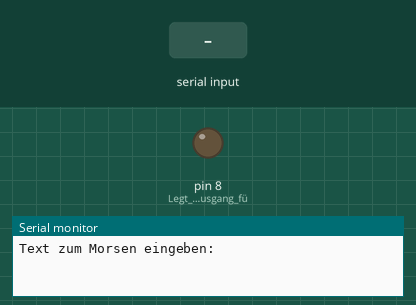
The sketch below on a simulated Arduino Uno, built with avr-gcc and run on an emulated ATmega328P. Parts: output pins drawn as LEDs (lit = HIGH), the last lines printed to the serial monitor. Dashed ring = blinking. Inputs (shaded band) come from the test bench.

Above: at 1.2 s.
1.3 s: ".\n" received over Serial
At 1.65 s:
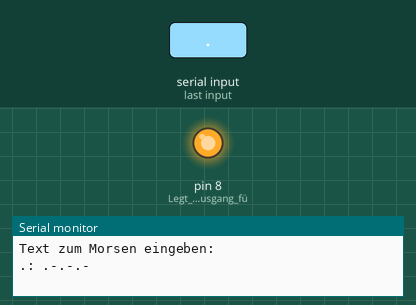
4.3 s: "1\n" received over Serial
At 7.0 s:
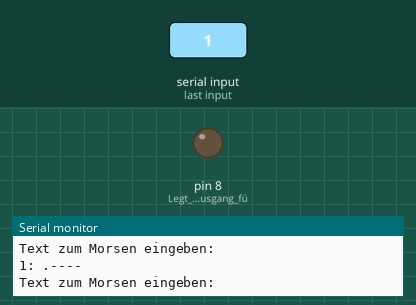
7.3 s: "0\n" received over Serial
At 9.5 s:
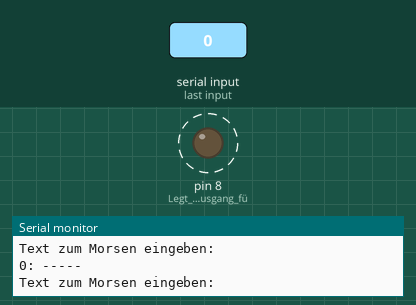
Timing chart, 0 to 11.0 s (numbered marks = the images above; inputs shaded):
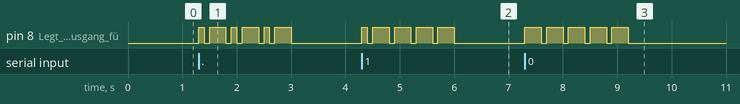

Measured:
- after the input at 1.3 s, pin 8 (Legt_Pin_8_als_Ausgang_fü): LOW → HIGH at once, then repeats every 0.60 s: LOW 0.10 s, HIGH 0.30 s, LOW 0.10 s, HIGH 0.10 s, until it stays LOW from 3.0 s
- after the input at 4.3 s, pin 8 (Legt_Pin_8_als_Ausgang_fü): LOW → HIGH at once, then repeats every 0.40 s: LOW 0.10 s, HIGH 0.30 s, until it stays LOW from 6.0 s
- after the input at 7.3 s, pin 8 (Legt_Pin_8_als_Ausgang_fü): alternates HIGH for 0.30 s and LOW for 0.10 s, 10 changes in all, then stays LOW, starting at once

The sketch:

MorsecodeTranslator.ino
```cpp
// C++ code
//

char buchstaben[] = {'a','b','c','d','e','f','g','h','i','j','k','l','m','n','o','p','q','r','s','t','u','v','w','x','y','z','1','2','3','4','5','6','7','8','9','0','.',',','?'};  // Alphabet-Array
String morse[] = {".-","-...","-.-.", "-..", ".", "..-.","--.","....","..",".---","-.-",".-..","--","-.","---",".--.","--.-",".-.","...","-","..-","...-",".--","-..-","-.--","--..",".----","..---","...--","....-",".....","-....","--...","---..","----.","-----",".-.-.-","--..--","..--.."};  //Morse-Zeichen-Array, gleiche Positionen wie im buchstaben[]-Array


void setup()
{
  pinMode(8, OUTPUT);   //Legt Pin 8 als Ausgang für die LED fest
  Serial.begin(9600);  //legt die Übertragungsgeschwindigkeit in Baud fest (Bits pro Sekunde)
  Serial.println("Text zum Morsen eingeben:");  //Gibt die erste Eingabeaufforderung beim Programmstart aus

}

//Funktionen für die Ausgabe der Morsezeichen
void punkt() //der Punkt-Bestandteil des Buchstaben
{
  digitalWrite(8, HIGH);   //Schaltet die LED ein
  delay(100);             //LED bleibt für 100ms eingeschaltet
  digitalWrite(8, LOW);  //Schaltet die LED wieder aus
}

void strich() //Strich-Bestandteil des Buchstaben
{
  digitalWrite(8, HIGH);
  delay(300);
  digitalWrite(8,LOW);
}


void loop()                                               //Wird ständig wiederholt, damit mehrere Eingaben nacheinander möglich sind
{

  if (Serial.available() > 0)                           //Prüft ob mindestens ein Byte über den Serial-Monitor empfangen wurde
  {

    String eingabe = Serial.readStringUntil('\n');   //Liest die Eingabe bis zum Zeilenumbruch ein und speichert sie als String
    eingabe.toLowerCase();                          //Wandelt alle Großbuchstaben in Kleinbuchstaben um, damit sie mit buchstaben[] verglichen werden können

    int zaehler = 0;                              //Zählt die Positionen der Zeichen im Eingabestring, beginnt bei Index 0

    //Durchläuft den eingegebenen Text Zeichen für Zeichen
    while (zaehler < eingabe.length())  //Wiederholt die Verarbeitung solange das Ende des Eingabestrings nicht erreicht ist

    {
      int position = -1;                            //setzt position auf nicht vorhandene Index-Position um später bei Nicht-Treffer Fehlermeldung ausgeben zu können
      char gesucht = eingabe[zaehler];             //Speichert das aktuelle Zeichen aus der Eingabe in gesucht
      for (int i=0; i < sizeof(buchstaben); i++)  //erstellt Variable i, durchläuft Positionen des Arrays, erhöht i bei jedem Durchlauf
      {
        if (buchstaben[i] == gesucht)           // bestimmt durchzulaufende Liste und vergleicht Buchstaben von aktueller Position mit gesuchtem Buchstaben
        {
          position = i;                       //Verändert Variable position mit der aktuellen Position i
          break;                             //beendet die for-Schleife bei Treffer
        }
      }

      if (position != -1)   //Wenn das Zeichen gefunden wurde, wird der zugehörige Morsecode verarbeitet
      { //Gibt das gefundene Zeichen und seinen Morsecode im Serial-Monitor aus
        Serial.print(gesucht);
        Serial.print(": ");
        Serial.println(morse[position]);  //Gibt den Morsecode von der gleichen Array-Position mit Zeilenumbruch aus

        //Verarbeitet die einzelnen Punkte und Striche des gefundenen Morsecodes
        for (int i=0; i < morse[position].length(); i++)  //morse[position].length()bestimmt wie viele Morsezeichen durchlaufen werden müssen
        {
          if (morse[position][i] == '.')                //Prüft ob das aktuelle Morsezeichen ein Punkt ist
          {
            punkt();                                  //Führt Funktion punkt() aus wenn '.'

          }

          else if (morse[position][i] == '-')
          {
            strich();                           //führt Funktion strich() aus wenn '-'

          }
          if (i< morse[position].length()-1)  //Prüft ob das aktuelle Morsezeichen nicht das letzte Zeichen ist
          {
            delay(100);                     //macht eine Pause von 100ms zwischen jedem Zeichen de Strings außer beim letzten Zeichen
          }

        }
      }

      else if (gesucht != ' ')         //Wenn kein Treffer gefunden wurde und das Zeichen kein Leerzeichen ist

      {
        Serial.print("Zeichen '");
        Serial.print(gesucht);
        Serial.println("' nicht gefunden!");  //Gibt Fehlermeldung, falls postion -1 bleibt
      }
      zaehler = zaehler +1;                 //Erhöht den Index der Eingabe um 1, damit das nächste Zeichen verarbeitet wird

      //Steuert die Pausen zwischen den Buchstaben und Wörtern
      if (zaehler < eingabe.length() && eingabe[zaehler] != ' ' && gesucht != ' ')  //Prüft ob noch ein Zeichen folgt und weder das vorherige noch das nächste Zeichen ein Leerzeichen ist
          {
            delay(300);
          }
      else if (zaehler < eingabe.length() && eingabe[zaehler] == ' ')            //Prüft ob noch ein Zeichen folgt und dieses ein Leerzeichen ist
      {
        delay(700);
      }
    }
    Serial.println("Text zum Morsen eingeben:");
  }
}
```
